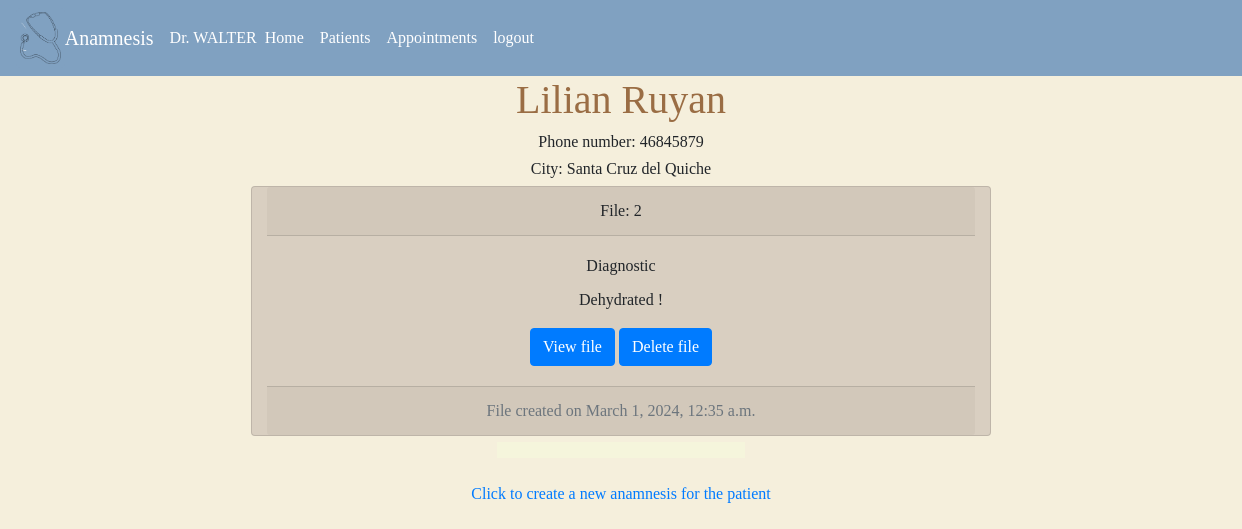
The page /file/11 (signed in) on the database as committed earlier.
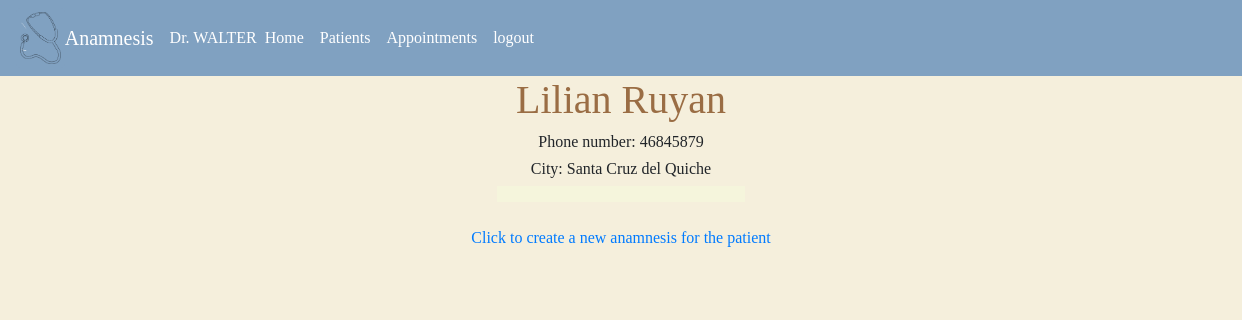
The same page on the database as committed later.
### anamnesis/models.py (models this page shows, shortened)
class User(AbstractUser):
    pass

class Patient(models.Model):
    doctor = models.ForeignKey(User, on_delete=models.CASCADE, blank=True, null=True, related_name="patients")
    name = models.CharField(max_length=25, blank=True)
    lastname = models.CharField(max_length=25, blank=True)
    address = models.CharField(max_length=50, blank=True, null=True)
    city = models.CharField(max_length=30, blank=True, null=True)
    state = models.CharField(max_length=20, blank=True, null=True)
    phonenumber = models.CharField(max_length=15, blank=True, null=True)
    date = models.DateTimeField(null=True)
    familyBackground = models.CharField(max_length=500, blank=True, null=True)
    personalBackground = models.CharField(max_length=500, blank=True, null=True)

class Patienthistory(models.Model):
    patient = models.ForeignKey(Patient, on_delete=models.CASCADE, blank=True, null=True, related_name="patient_history")
    date = models.DateTimeField() #date the file was created
    diagnostic =models.CharField(max_length=500, blank=True, null=True)
    history =models.CharField(max_length=500, blank=True, null=True) # Explanation of the symptoms
    prescription = models.CharField(max_length=500, blank=True, null=True)
    visit = models.CharField(max_length=30, blank=True, null=True) # Reason the patient is visiting
    nextappointment = models.DateTimeField(null=True, blank=True)

### anamnesis/views.py (the view, shortened to what this page needs)
# urls.py: path("file/<int:patient_id>", views.file, name="file"), #pull a patien file
def file(request, patient_id):
    if request.method == "GET":
        patient = Patient.objects.get(pk=patient_id)
        files = Patienthistory.objects.filter(patient_id=patient_id)
        paginator = Paginator(files, 10) #show 10 posts per page
        page_number = request.GET.get('page')
        page_obj = paginator.get_page(page_number)
        return render(request, "anamnesis/patientFile.html", {
            "patient": patient,
            "files": page_obj,
        })

### anamnesis/templates/anamnesis/patientFile.html (shortened to what this page needs)
{% extends "anamnesis/layout.html" %}
{% load static %}
{% block body %}
    {% if user.is_authenticated %}
        <div class="container">
            <div style="text-align: center;">
                <h1 >{{patient.name}} {{patient.lastname}}</h1>
                <h6>Phone number: {{patient.phonenumber}}</h6>
                <h6>City: {{patient.city}}</h6>
            </div>
        {% for file in files %}
            <div class="card col-sm-8 container text-center ">
                <div class="card-header">
                    File: {{file.id}}
                </div>
                <div class="card-body">
                    <h6 class="card-title">Diagnostic</h6>
                    <p class="card-text">{{file.diagnostic}}</p>
                    <a href="{% url 'fileview' file_id=file.id %}" class="btn btn-primary">View file</a>
                    <a href="{% url 'deletefile' file_id=file.id patient_id=patient.id %}" class="btn btn-primary">Delete file</a>
                </div>
                <div class="card-footer text-muted">
                File created on {{file.date}}
                </div>
            </div>
        {% endfor %}
            <div class="container w-25">
                <nav aria-label="Page navigation" id="pagination" style="background-color: beige;">
                </nav>
            </div>
            <div class="mt-4 d-flex flex-md-row justify-content-center" id="clickallpatients">
                <a href="{% url 'history' patient_id=patient.id %}" id="">Click to create a new anamnesis for the patient</a>
            </div>
        </div>
    {% else %}
    <h4>403. You do not have access</h4>
    {% endif %}
{% endblock %}

### anamnesis/templates/anamnesis/layout.html (shortened to what this page needs)
{% load static %}
<!DOCTYPE html>
<html lang="en">
    <head>
        <link rel="stylesheet" href="https://stackpath.bootstrapcdn.com/bootstrap/4.4.1/css/bootstrap.min.css">
        <link href="{% static 'anamnesis/styles.css' %}" rel="stylesheet">
    </head>
    <body>
        {% if user.is_authenticated %}
            <nav class="navbar navbar-expand-lg navbar-dark">
                <img src="{% static 'anamnesis/images/stethoscope.png' %}" alt="stethoscope" class="img-thumbnail text-center imageNav"> <a class="navbar-brand" href="{% url 'index' %}">Anamnesis</a><a class="nav-item" >Dr. {{request.user | upper}}</a>
                <div class="collapse navbar-collapse" id="navbarSupportedContent">
                    <ul class="navbar-nav mr-auto">
                        <li class="nav-item active">
                            <a class="nav-link" href="{% url 'index' %}">Home</a>
                        </li>
                        <li class="nav-item active">
                            <a class="nav-link" href="{% url 'patient' %}">Patients</a>
                        </li>
                        <li class="nav-item active">
                            <a class="nav-link" href="{% url 'appointments' %}">Appointments</a>
                        </li>
                        <li class="nav-item active">
                            <a class="nav-link" href="{% url 'logout' %}">logout</a>
                        </li>
                    </ul>
                </div>
            </nav>
        {% endif %}
        {% block body %}
        {% endblock %}
</html>

### anamnesis/static/anamnesis/styles.css (style rules this page uses)
body { position: relative; background-color: rgb(245, 239, 220); font-family: "Calibri"; }
h1 { color: #9a6d44; }
.imageNav { background-color: rgb(128, 161, 193); border: none; width:auto; height: 60px; }
#pagination { background-color: rgb(245, 239, 220); }
nav { width: 100%; box-sizing: content-box; overflow: scroll; background-color: rgb(128, 161, 193); color: white; }
ul { list-style-type: none; }

Rows that differ between the two databases and show on the page:
removed Patienthistory: id "2", diagnostic "Dehydrated !", date "March 1, 2024, 12:35 a.m."
